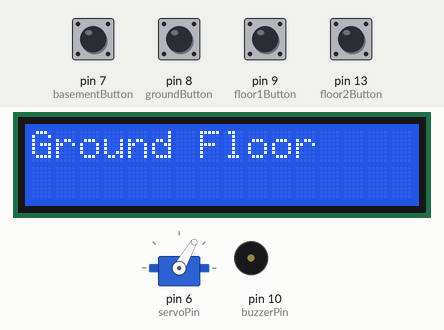
Simulated run of this sketch. Board: Arduino Uno, built with avr-gcc and run on an emulated ATmega328P. Shown: servo, 16×2 character LCD, buzzer (waves = sounding). The inputs (shaded band) are chosen by the test bench; at power-on: pin 7 (basementButton), pin 8 (groundButton), pin 9 (floor1Button), pin 13 (floor2Button) LOW.

Above: at 1.2 s.
1.3 s: pin 7 (basementButton) pulled HIGH for 0.15 s
At 3.5 s:
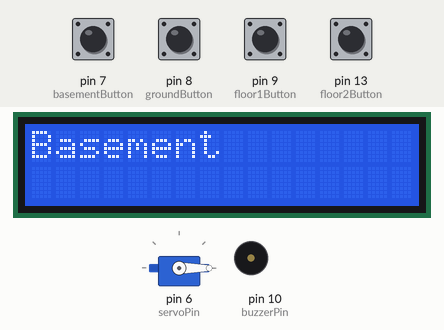
3.8 s: pin 9 (floor1Button) pulled HIGH for 0.15 s
At 4.6 s:
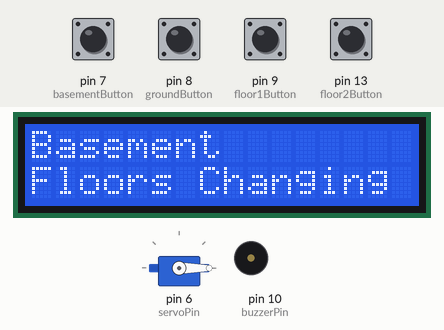
6.9 s: pin 8 (groundButton) pulled HIGH for 1 s
At 8.0 s:
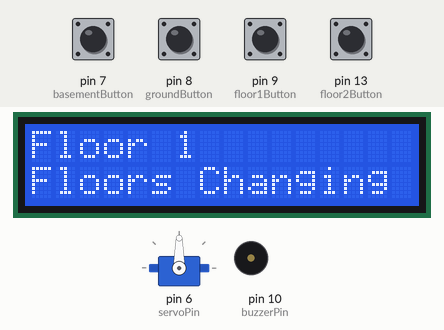
9.7 s: pin 13 (floor2Button) pulled HIGH for 0.15 s
At 11.7 s:
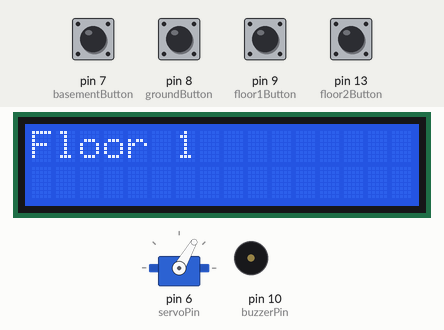
12.8 s: pin 7 (basementButton) pulled HIGH for 1 s
At 15.5 s:
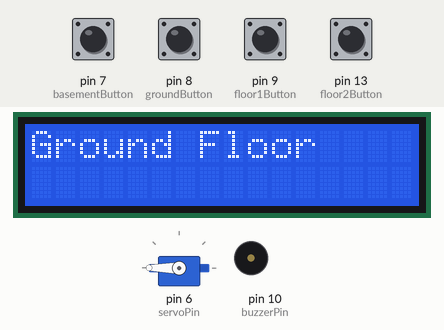
16.6 s: pin 13 (floor2Button) pulled HIGH for 1 s
At 20.6 s:
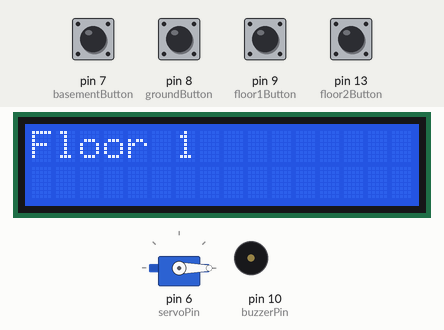
Timing chart, 0 to 23.1 s (numbered marks = the images above; inputs shaded):
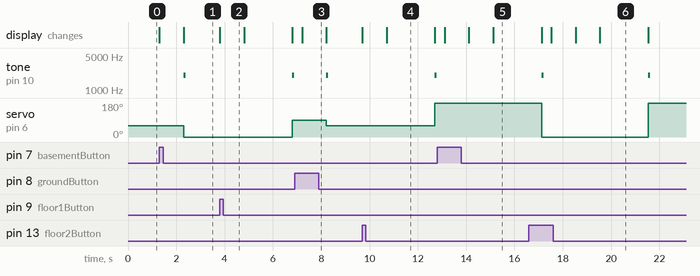

Measured:
- after the input at 1.3 s, tone on pin 10 (buzzerPin): silent → 2000 Hz after 1.0 s, → silent 0.08 s later; servo on pin 6 (servoPin): 60° → 0° after 1.0 s; the display: first changes at once (image 1 shows a later state)
- after the input at 3.8 s, tone on pin 10 (buzzerPin): silent → 2000 Hz after 3.0 s, → silent 0.08 s later; servo on pin 6 (servoPin): 0° → 90° after 3.0 s; the display: changes at once (image 2)
- after the input at 6.9 s, tone on pin 10 (buzzerPin): silent → 2000 Hz after 1.3 s, → silent 0.08 s later; servo on pin 6 (servoPin): 90° → 60° after 1.3 s; the display: changes after 0.31 s (image 3)
- after the input at 9.7 s, tone on pin 10 (buzzerPin): silent → 2000 Hz after 3.0 s, → silent 0.08 s later; servo on pin 6 (servoPin): 60° → 180° after 3.0 s; the display: first changes at once (image 4 shows a later state)
- after the input at 12.8 s, the display: first changes after 0.31 s (image 5 shows a later state)
- after the input at 16.6 s, the display: first differs from a run without the input after 0.92 s (image 6 shows a later state)
- what the display in image 4 shows lasts 2.0 s, from 10.7 s to 12.7 s

The sketch:

arduino_code.ino
```cpp
// Add the LiquidCrystal library and set up LCD screen on Pins 11-12 and 2-5
// Buttons for floor selection:
// - Basement button on Pin 7
// - Ground Floor button on Pin 8
// - Floor 1 button on Pin 9
// - Floor 2 button on Pin 13
// Buzzer on Pin 10 (plays soft modern elevator tone when reaching floor)
// Servo motor on Pin 6 (shows floor position by rotation angle)
// Current floor starts at Ground Floor (0)

#include <LiquidCrystal.h>
#include <Servo.h>

// Initialize LCD with pins (RS, E, DB4, DB5, DB6, DB7)
LiquidCrystal lcd(12, 11, 5, 4, 3, 2);

// Initialize servo motor on pin 6
Servo elevatorServo;
int servoPin = 6;

// Define button pins for each floor
int basementButton = 7;    // Basement button
int groundButton = 8;      // Ground Floor button
int floor1Button = 9;      // Floor 1 button
int floor2Button = 13;     // Floor 2 button

// Buzzer pin for arrival tone
int buzzerPin = 10;

// Track current floor and destination
// 0 = Ground, -1 = Basement, 1 = Floor 1, 2 = Floor 2
int currentFloor = 0;      // Start at Ground Floor
int floorDestination = 0;

// Servo angles for each floor (adjust these to match your setup)
int basementAngle = 0;    // Basement: 0 degrees
int groundAngle = 60;      // Ground Floor: 60 degrees (middle)
int floor1Angle = 90;     // Floor 1: 90 degrees
int floor2Angle = 180;     // Floor 2: 180 degrees

void setup() {
  // Set up all floor buttons as inputs
  pinMode(basementButton, INPUT);
  pinMode(groundButton, INPUT);
  pinMode(floor1Button, INPUT);
  pinMode(floor2Button, INPUT);

  // Set up buzzer as output
  pinMode(buzzerPin, OUTPUT);

  // Attach servo motor to pin 6
  elevatorServo.attach(servoPin);

  // Move servo to starting position (Ground Floor)
  elevatorServo.write(groundAngle);

  // Set up LCD dimensions (16 columns, 2 rows)
  lcd.begin(16, 2);

  // Display starting floor when LCD turns on
  lcd.print("Ground Floor");
}

void loop() {
  lcd.setCursor(0, 0);

  // Check if Basement button is pressed
  if (digitalRead(basementButton) == HIGH) {
    if (currentFloor != -1) {  // Only move if not already in basement
      moveToFloor(-1, "Basement", basementAngle);
    }
  }

  // Check if Ground Floor button is pressed
  else if (digitalRead(groundButton) == HIGH) {
    if (currentFloor != 0) {  // Only move if not already on ground
      moveToFloor(0, "Ground Floor", groundAngle);
    }
  }

  // Check if Floor 1 button is pressed
  else if (digitalRead(floor1Button) == HIGH) {
    if (currentFloor != 1) {  // Only move if not already on floor 1
      moveToFloor(1, "Floor 1", floor1Angle);
    }
  }

  // Check if Floor 2 button is pressed
  else if (digitalRead(floor2Button) == HIGH) {
    if (currentFloor != 2) {  // Only move if not already on floor 2
      moveToFloor(2, "Floor 2", floor2Angle);
    }
  }
}

// Helper function to play soft modern elevator "ding" tone
void playArrivalTone() {
  tone(buzzerPin, 2000, 80);   // High clear tone: 2000Hz for 80ms
  delay(400);                   // Wait for tone to finish
}

// Helper function to move elevator to target floor
// Shows "Floors Changing", intermediate floors, and rotates servo smoothly
void moveToFloor(int target, String floorName, int targetAngle) {
  lcd.setCursor(0, 1);
  lcd.print("Floors Changing");

  // Show intermediate floors when moving multiple floors
  // From Floor 2 down to Ground: show Floor 1
  if (currentFloor == 2 && target == 0) {
    delay(1000);
    lcd.clear();
    lcd.setCursor(0, 0);
    lcd.print("Floor 1");
    delay(1000);
  }

  // From Floor 2 down to Basement: show Floor 1 and Ground
  if (currentFloor == 2 && target == -1) {
    delay(1000);
    lcd.clear();
    lcd.setCursor(0, 0);
    lcd.print("Floor 1");
    delay(1000);
    lcd.clear();
    lcd.setCursor(0, 0);
    lcd.print("Ground Floor");
    delay(1000);
  }

  // From Floor 1 down to Basement: show Ground
  if (currentFloor == 1 && target == -1) {
    delay(1000);
    lcd.clear();
    lcd.setCursor(0, 0);
    lcd.print("Ground Floor");
    delay(1000);
  }

  // From Ground up to Floor 2: show Floor 1
  if (currentFloor == 0 && target == 2) {
    delay(1000);
    lcd.clear();
    lcd.setCursor(0, 0);
    lcd.print("Floor 1");
    delay(1000);
  }

  // From Basement up to Floor 1: show Ground
  if (currentFloor == -1 && target == 1) {
    delay(1000);
    lcd.clear();
    lcd.setCursor(0, 0);
    lcd.print("Ground Floor");
    delay(1000);
  }

  // From Basement up to Floor 2: show Ground and Floor 1
  if (currentFloor == -1 && target == 2) {
    delay(1000);
    lcd.clear();
    lcd.setCursor(0, 0);
    lcd.print("Ground Floor");
    delay(1000);
    lcd.clear();
    lcd.setCursor(0, 0);
    lcd.print("Floor 1");
    delay(1000);
  }

  // Final delay and display target floor
  delay(1000);
  lcd.clear();
  lcd.setCursor(0, 0);
  lcd.print(floorName);

  // Rotate servo smoothly to target floor angle
  elevatorServo.write(targetAngle);

  // Update current floor
  currentFloor = target;

  // Play soft modern elevator tone when reaching the floor
  playArrivalTone();
}
```
